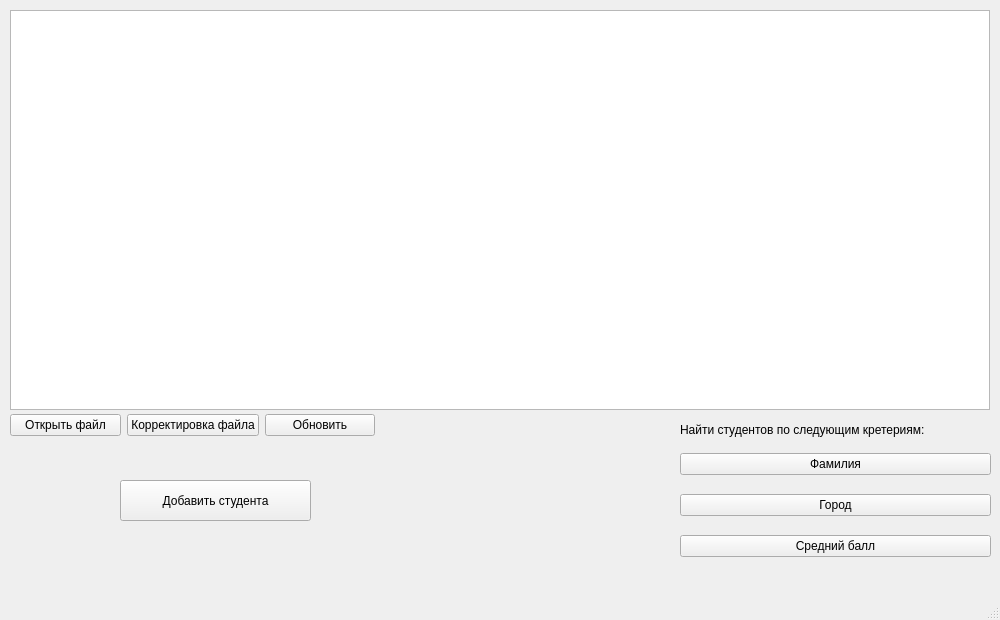
<?xml version="1.0" encoding="UTF-8"?>
<ui version="4.0">
 <class>MainWindow</class>
 <widget class="QMainWindow" name="MainWindow">
  <property name="geometry">
   <rect>
    <x>0</x>
    <y>0</y>
    <width>1000</width>
    <height>620</height>
   </rect>
  </property>
  <property name="windowTitle">
   <string>MainWindow</string>
  </property>
  <widget class="QWidget" name="centralwidget">
   <widget class="QTableView" name="tableView">
    <property name="geometry">
     <rect>
      <x>10</x>
      <y>10</y>
      <width>980</width>
      <height>400</height>
     </rect>
    </property>
    <property name="editTriggers">
     <set>QAbstractItemView::NoEditTriggers</set>
    </property>
   </widget>
   <widget class="QWidget" name="horizontalLayoutWidget">
    <property name="geometry">
     <rect>
      <x>10</x>
      <y>410</y>
      <width>365</width>
      <height>31</height>
     </rect>
    </property>
    <layout class="QHBoxLayout" name="horizontalLayout">
     <item>
      <widget class="QPushButton" name="openFileButton">
       <property name="text">
        <string>Открыть файл</string>
       </property>
      </widget>
     </item>
     <item>
      <widget class="QPushButton" name="studentListToFileButton">
       <property name="text">
        <string>Корректировка файла</string>
       </property>
      </widget>
     </item>
     <item>
      <widget class="QPushButton" name="updateTableViewButton">
       <property name="text">
        <string>Обновить</string>
       </property>
      </widget>
     </item>
    </layout>
   </widget>
   <widget class="QPushButton" name="addStudentButton">
    <property name="geometry">
     <rect>
      <x>120</x>
      <y>480</y>
      <width>191</width>
      <height>41</height>
     </rect>
    </property>
    <property name="text">
     <string>Добавить студента</string>
    </property>
   </widget>
   <widget class="QWidget" name="verticalLayoutWidget">
    <property name="geometry">
     <rect>
      <x>680</x>
      <y>440</y>
      <width>311</width>
      <height>131</height>
     </rect>
    </property>
    <layout class="QVBoxLayout" name="verticalLayout">
     <item>
      <widget class="QPushButton" name="surnameSearchButton">
       <property name="text">
        <string>Фамилия</string>
       </property>
      </widget>
     </item>
     <item>
      <widget class="QPushButton" name="citySearchButton">
       <property name="text">
        <string>Город</string>
       </property>
      </widget>
     </item>
     <item>
      <widget class="QPushButton" name="gradeSearchButton">
       <property name="text">
        <string>Средний балл</string>
       </property>
      </widget>
     </item>
    </layout>
   </widget>
   <widget class="QLabel" name="label">
    <property name="geometry">
     <rect>
      <x>680</x>
      <y>420</y>
      <width>311</width>
      <height>20</height>
     </rect>
    </property>
    <property name="text">
     <string>Найти студентов по следующим кретериям:</string>
    </property>
   </widget>
  </widget>
  <widget class="QMenuBar" name="menubar">
   <property name="geometry">
    <rect>
     <x>0</x>
     <y>0</y>
     <width>1000</width>
     <height>25</height>
    </rect>
   </property>
  </widget>
  <widget class="QStatusBar" name="statusbar"/>
 </widget>
 <resources/>
 <connections/>
</ui>
